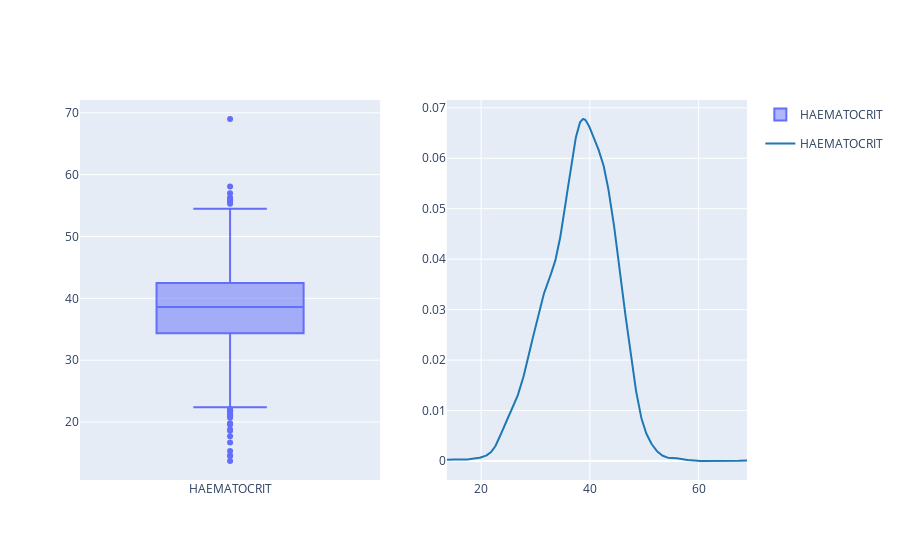
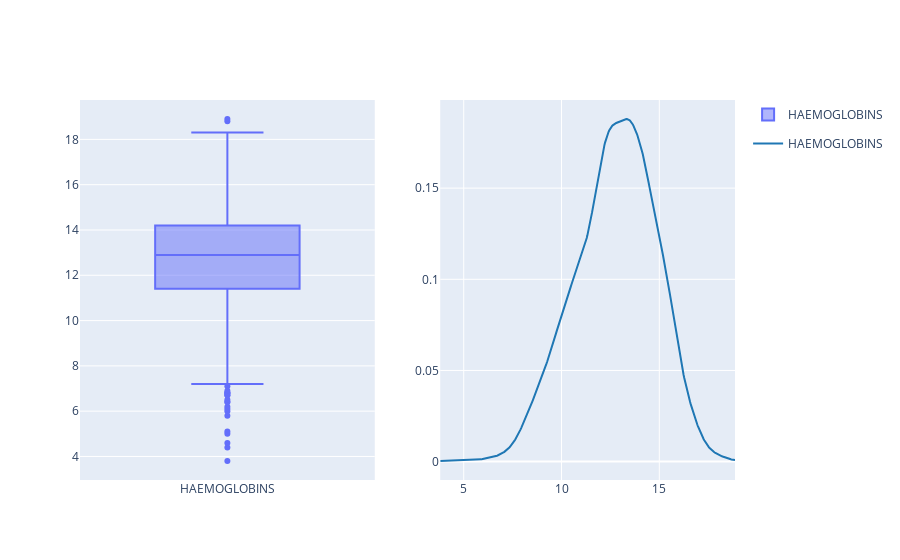
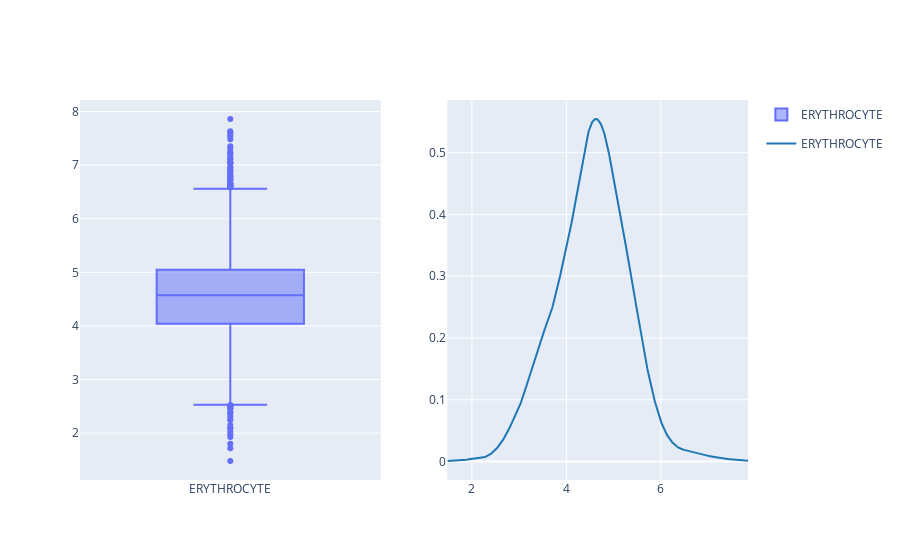
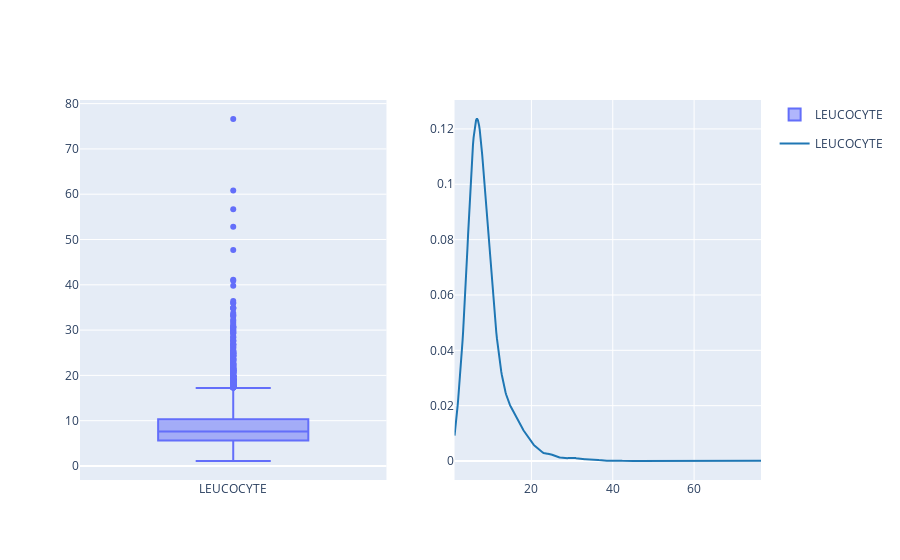

The code cell stored with these charts, in order, in its notebook:
### Markdown cell above
Based on the descriptions of each of the feature variables, a few peculiar values are in:
* **LEUCOCYTE** - max value is much higher than the mean value
* **THROMBOCYTE** - max and min values are very dispersed

### Code cell
for column in num_feats:
    fig = make_subplots(rows=1, cols=2)
    
    #Box plot
    fig.add_trace(
    go.Box(y=data[column], name=column),
    row =1, col=1)
    
    
    # KDE plot
    hist_data = [data[column]]
    group_labels = [column]
    distplot = ff.create_distplot(hist_data, group_labels, show_hist=False, show_rug=False)
    for trace in distplot.data:
        fig.add_trace(trace, row=1, col=2)
    fig.show()

### Figure 1 — Plotly figure (JSON) as saved in the notebook; plotly's stock layout.template omitted (floating-point values rounded to 4 significant figures; data arrays with more than 128 entries replaced by an {"elided": "..."} marker saying what was removed)
{"data": [{"name": "HAEMATOCRIT", "type": "box", "xaxis": "x", "y": {"elided": "4412 float values"}, "yaxis": "y"}, {"legendgroup": "HAEMATOCRIT", "marker": {"color": "rgb(31, 119, 180)"}, "mode": "lines", "name": "HAEMATOCRIT", "showlegend": true, "type": "scatter", "x": {"elided": "500 float values"}, "xaxis": "x2", "y": {"elided": "500 float values"}, "yaxis": "y2"}], "layout": {"xaxis": {"anchor": "y", "domain": [0.0, 0.45]}, "xaxis2": {"anchor": "y2", "domain": [0.55, 1.0]}, "yaxis": {"anchor": "x", "domain": [0.0, 1.0]}, "yaxis2": {"anchor": "x2", "domain": [0.0, 1.0]}}}

### Figure 2 — Plotly figure (JSON) as saved in the notebook; plotly's stock layout.template omitted (floating-point values rounded to 4 significant figures; data arrays with more than 128 entries replaced by an {"elided": "..."} marker saying what was removed)
{"data": [{"name": "HAEMOGLOBINS", "type": "box", "xaxis": "x", "y": {"elided": "4412 float values"}, "yaxis": "y"}, {"legendgroup": "HAEMOGLOBINS", "marker": {"color": "rgb(31, 119, 180)"}, "mode": "lines", "name": "HAEMOGLOBINS", "showlegend": true, "type": "scatter", "x": {"elided": "500 float values"}, "xaxis": "x2", "y": {"elided": "500 float values"}, "yaxis": "y2"}], "layout": {"xaxis": {"anchor": "y", "domain": [0.0, 0.45]}, "xaxis2": {"anchor": "y2", "domain": [0.55, 1.0]}, "yaxis": {"anchor": "x", "domain": [0.0, 1.0]}, "yaxis2": {"anchor": "x2", "domain": [0.0, 1.0]}}}

### Figure 3 — Plotly figure (JSON) as saved in the notebook; plotly's stock layout.template omitted (floating-point values rounded to 4 significant figures; data arrays with more than 128 entries replaced by an {"elided": "..."} marker saying what was removed)
{"data": [{"name": "ERYTHROCYTE", "type": "box", "xaxis": "x", "y": {"elided": "4412 float values"}, "yaxis": "y"}, {"legendgroup": "ERYTHROCYTE", "marker": {"color": "rgb(31, 119, 180)"}, "mode": "lines", "name": "ERYTHROCYTE", "showlegend": true, "type": "scatter", "x": {"elided": "500 float values"}, "xaxis": "x2", "y": {"elided": "500 float values"}, "yaxis": "y2"}], "layout": {"xaxis": {"anchor": "y", "domain": [0.0, 0.45]}, "xaxis2": {"anchor": "y2", "domain": [0.55, 1.0]}, "yaxis": {"anchor": "x", "domain": [0.0, 1.0]}, "yaxis2": {"anchor": "x2", "domain": [0.0, 1.0]}}}

### Figure 4 — Plotly figure (JSON) as saved in the notebook; plotly's stock layout.template omitted (floating-point values rounded to 4 significant figures; data arrays with more than 128 entries replaced by an {"elided": "..."} marker saying what was removed)
{"data": [{"name": "LEUCOCYTE", "type": "box", "xaxis": "x", "y": {"elided": "4412 float values"}, "yaxis": "y"}, {"legendgroup": "LEUCOCYTE", "marker": {"color": "rgb(31, 119, 180)"}, "mode": "lines", "name": "LEUCOCYTE", "showlegend": true, "type": "scatter", "x": {"elided": "500 float values"}, "xaxis": "x2", "y": {"elided": "500 float values"}, "yaxis": "y2"}], "layout": {"xaxis": {"anchor": "y", "domain": [0.0, 0.45]}, "xaxis2": {"anchor": "y2", "domain": [0.55, 1.0]}, "yaxis": {"anchor": "x", "domain": [0.0, 1.0]}, "yaxis2": {"anchor": "x2", "domain": [0.0, 1.0]}}}
